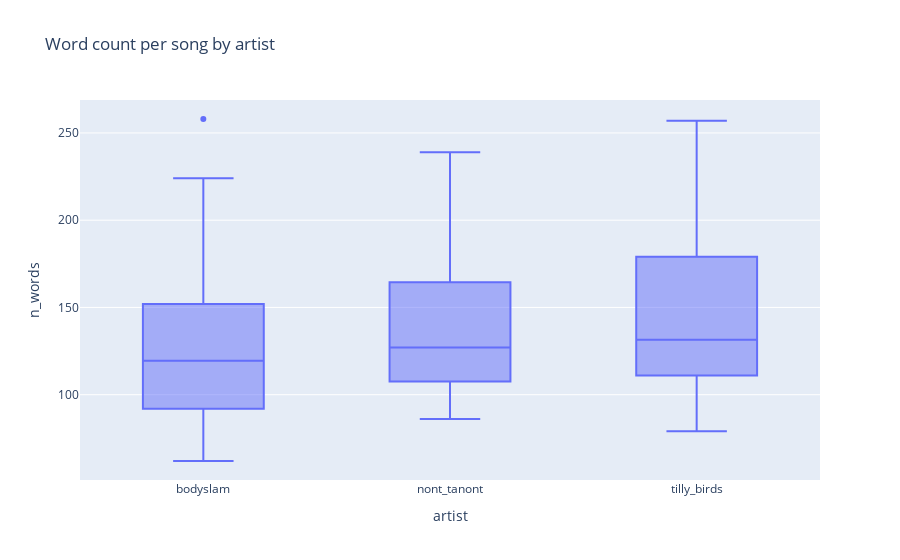

The cell this chart's notebook holds for it:
### Code cell
fig = px.box(song_filter_df, x='artist', y='n_words', title='Word count per song by artist')
fig.show()

### Figure 1 — Plotly figure (JSON) as saved in the notebook; plotly's stock layout.template omitted (floating-point values rounded to 4 significant figures; data arrays with more than 128 entries replaced by an {"elided": "..."} marker saying what was removed)
{"data": [{"alignmentgroup": "True", "hovertemplate": "artist=%{x}<br>n_words=%{y}<extra></extra>", "legendgroup": "", "marker": {"color": "#636efa"}, "name": "", "notched": false, "offsetgroup": "", "orientation": "v", "showlegend": false, "type": "box", "x": {"elided": "130 str values"}, "x0": " ", "xaxis": "x", "y": {"elided": "130 int values"}, "y0": " ", "yaxis": "y"}], "layout": {"boxmode": "group", "legend": {"tracegroupgap": 0}, "title": {"text": "Word count per song by artist"}, "xaxis": {"anchor": "y", "domain": [0, 1], "title": {"text": "artist"}}, "yaxis": {"anchor": "x", "domain": [0, 1], "title": {"text": "n_words"}}}}
